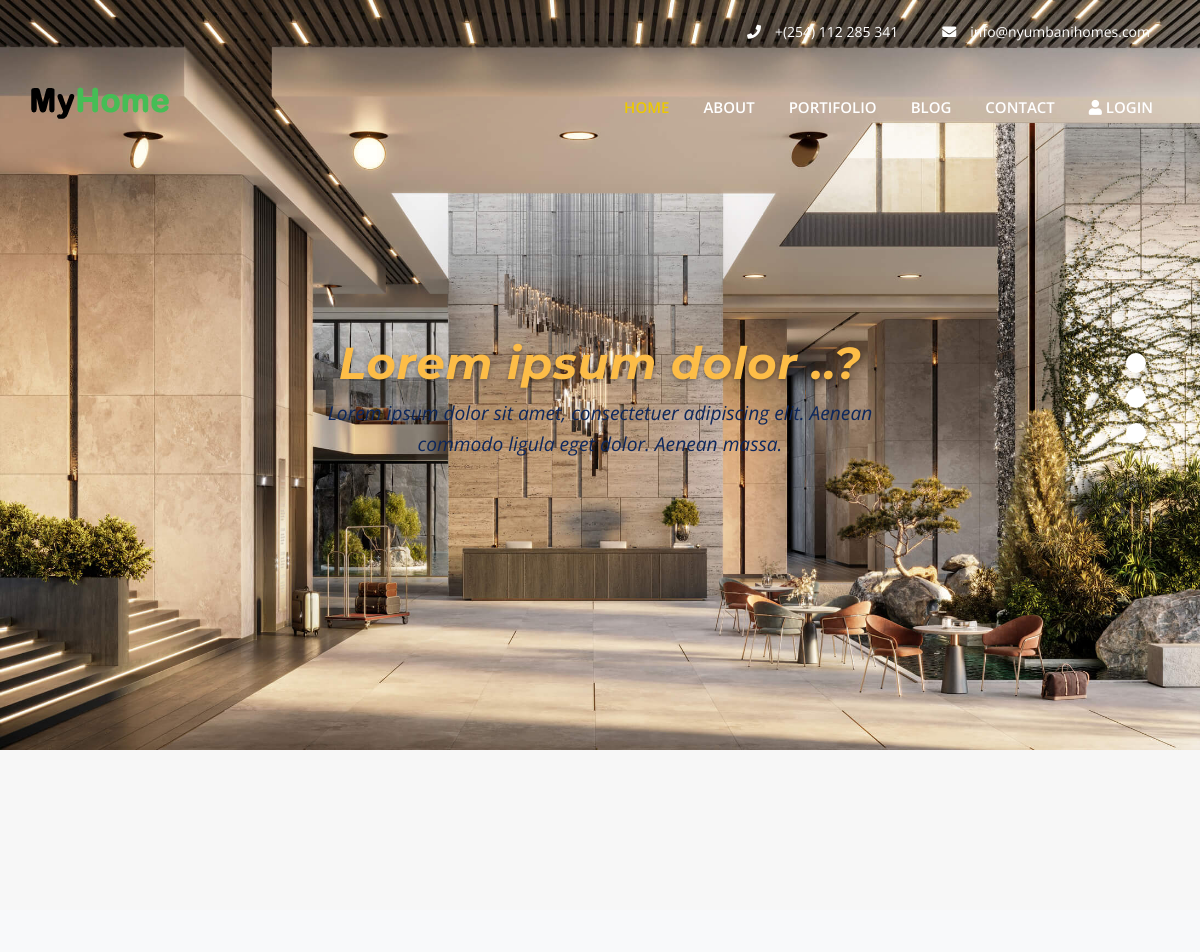
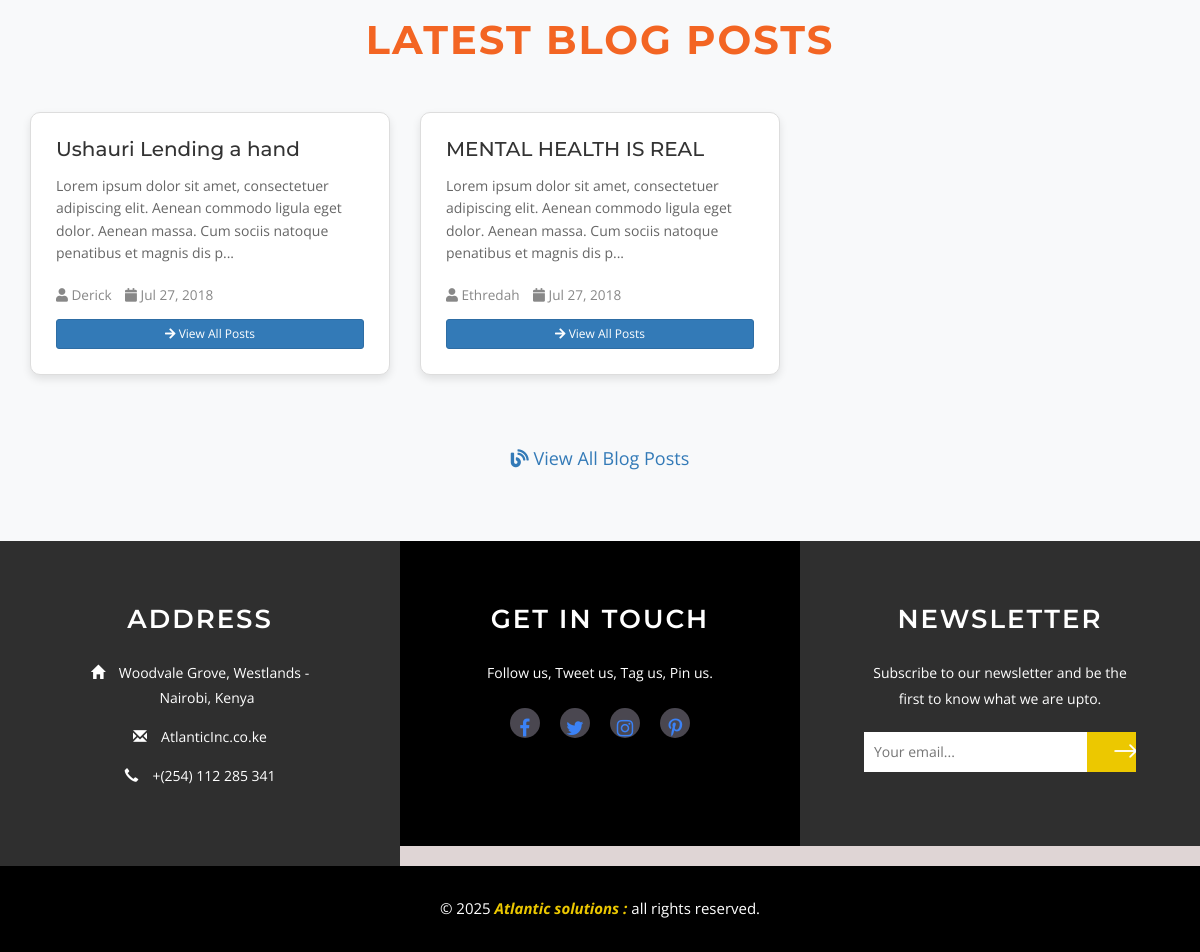
The page / on the database its author committed (2 pictures, top to bottom).
### tables this page shows
CREATE TABLE `posts` (
  `id` int(11) NOT NULL,
  `author` varchar(200) NOT NULL,
  `title` varchar(400) NOT NULL,
  `content` text NOT NULL,
  `date` datetime NOT NULL DEFAULT current_timestamp()
);

### index.php (the view, shortened to what this page needs)
<!DOCTYPE html>
<html lang="en">
<head>
<link href="css/bootstrap.css" rel="stylesheet" type="text/css" media="all" />
<link href="css/style.css" rel="stylesheet" type="text/css" media="all" />
<link rel="stylesheet" href="css/flexslider.css" type="text/css" media="screen" property="" />
<link href="css/font-awesome.css" rel="stylesheet">
<link rel="stylesheet" href="https://cdnjs.cloudflare.com/ajax/libs/font-awesome/5.15.4/css/all.min.css">
</head>
<body>
	<div class="banner">
		<div class="container">
			<div class="w3_agile_banner_top">
				<div class="agile_phone_mail">
					<ul>
						<li><i class="fa fa-phone" aria-hidden="true"></i>+(254) 112 285 341</li>
						<li><i class="fa fa-envelope" aria-hidden="true"></i><a href="mailto:tonniecharles24@gmail.com">info@nyumbanihomes.com</a></li>
					</ul>
				</div>
			</div>
			<div class="agileits_w3layouts_banner_nav">
				<nav class="navbar navbar-default">
					<div class="navbar-header navbar-left">
						<h1><a class="navbar-brand" href="index.php"><img src="images/logo.png" class="img-responsive"></a></h1>
					</div>
					<div class="collapse navbar-collapse navbar-right" id="bs-example-navbar-collapse-1">
						<nav class="cl-effect-13" id="cl-effect-13">
						<ul class="nav navbar-nav">
							<li class="active"><a href="index.php">Home</a></li>
							<li><a href="about.php">About</a></li>
							<li><a href="portfolio.php">Portifolio</a></li>
							<li><a href="blog.php">Blog</a></li>
							<li><a href="contact.php">Contact</a></li>
							<li><a href="./admin"><i class="fas fa-user"> </i> Login</a></li>
						</ul>
					</nav>
					</div>
				</nav>
			</div>
			<div class="wthree_banner_info">
				<section class="slider">
					<div class="flexslider">
						<ul class="slides">
							<li>
								<h3>Lorem ipsum dolor ..?</h3>
								<p>Lorem ipsum dolor sit amet, consectetuer adipiscing elit. Aenean commodo ligula eget dolor. Aenean massa.</p>
							</li>
						</ul>
					</div>
				</section>
			</div>
		</div>
	</div>
<div class="process all_pad agileits">
</div>
<?php
require_once "admin/functions/db.php";
$sql = "SELECT * FROM posts ORDER BY date DESC LIMIT 3";
$stmt = $db->prepare($sql);
$stmt->execute();
$recent_posts = $stmt->fetchAll(PDO::FETCH_ASSOC);
?>
<div class="gallery" style="background: #f8f9fa; padding: 60px 0;">
  <div class="container">
    <h2 class="w3l_head w3l_head1" style="text-align: center; margin-bottom: 50px;">Latest Blog Posts</h2>
    <div class="wthree_gallery_grids">
      <div class="row">
        <?php
          if (empty($recent_posts)) {
            echo "<div class='col-md-12 text-center'><p style='color: #666; font-size: 18px;'>No blog posts available yet. Check back soon for updates!</p></div>";
          } else {
            foreach ($recent_posts as $post) {
              $title = htmlspecialchars($post["title"]);
              $excerpt = substr(strip_tags($post["content"]), 0, 150) . "...";
              $author = htmlspecialchars($post["author"]);
              $date = date("M j, Y", strtotime($post["date"]));
              echo '
              <div class="col-md-4">
                <div class="blog-card" style="border: 1px solid #ddd; padding: 25px; margin-bottom: 30px; border-radius: 10px; background: #fff; box-shadow: 0 4px 8px rgba(0,0,0,0.1); transition: transform 0.3s ease;">
                  <h4 style="color: #333; margin-bottom: 15px; font-size: 20px;">' . $title . '</h4>
                  <p style="color: #666; line-height: 1.6; margin-bottom: 20px;">' . $excerpt . '</p>
                  <div style="display: flex; justify-content: space-between; align-items: center; margin-bottom: 15px;">
                    <small style="color: #888;">
                      <i class="fa fa-user"></i> ' . $author . '
                      <i class="fa fa-calendar" style="margin-left: 10px;"></i> ' . $date . '
                    </small>
                  </div>
                  <a href="blog.php" class="btn btn-primary btn-sm" style="width: 100%;">
                    <i class="fa fa-arrow-right"></i> View All Posts
                  </a>
                </div>
              </div>';
            }
          }
        ?>
      </div>
      <?php if (!empty($recent_posts)): ?>
      <div class="row">
        <div class="col-md-12 text-center">
          <a href="blog.php" class="btn btn-outline-primary btn-lg" style="margin-top: 30px;">
            <i class="fa fa-blog"></i> View All Blog Posts
          </a>
        </div>
      </div>
      <?php endif; ?>
    </div>
  </div>
</div>
	<?php
		include("footer.php");
	?>

### css/style.css (style rules this page uses)
html, body { font-size: 100%; font-family: 'Open Sans', sans-serif; background:#dfd5d5; margin: 0; }
p,ul li,ol li { margin:0; font-size:14px; }
h1,h2,h3,h4,h5,h6 { font-family: 'Montserrat', sans-serif; margin:0; }
ul,label { margin:0; padding:0; }
input[type="submit"],input[type="reset"],a,.agileinfo_services_grid1_pos,.agileinfo_services_grid1 h4,.simplefilter li { -webkit-transition: 0.5s ease-in; -moz-transition: 0.5s ease-in; -ms-transition: 0.5s ease-in; -o-transition: 0.5s ease-in; transition:0.5s ease-in; }
.banner { background:url(../images/banner.jpg) no-repeat 0px 0px; background-size:cover; -webkit-background-size:cover; -moz-background-size:cover; -o-background-size:cover; -ms-background-size:cover; min-height:750px; }
.agile_phone_mail { text-align: right; padding: 1em 0; }
.agile_phone_mail ul li { display: inline-block; padding: 6px 20px; color: #fff; }
.agile_phone_mail ul li a { text-decoration:none; color:#fff; }
.agile_phone_mail ul li i { padding-right:1em; }
.agileits_w3layouts_banner_nav { padding:1em 0; }
.navbar-default { background: none; border: none; }
.navbar { border-radius: 0; margin-bottom:0; }
.navbar-default .navbar-brand,.navbar-default .navbar-brand:hover, .navbar-default .navbar-brand:focus { color: #ecc800; }
.navbar-nav { float: right; }
.navbar-brand { padding: 0; font-size: 45px; line-height: 45px; height: 45px; letter-spacing: 1px; }
.navbar-collapse { padding: 0; }
.navbar-nav > li > a { text-transform: uppercase; padding:14px 15px; font-weight: 600; font-size: 15px; }
.navbar-right { width: 58%; margin-right: 0; }
.navbar-default .navbar-nav > li > a { color: #fff; }
.navbar { min-height: 45px; }
.navbar-nav { margin: 0.2em 0 0; }
.navbar-default .navbar-nav > .active > a, .navbar-default .navbar-nav > .active > a:hover, .navbar-default .navbar-nav > .active > a:focus { color: #ecc800; background-color:transparent; }
.navbar-nav > li { margin: 0 2px; }
.wthree_banner_info { width:100%; max-width:1200px; margin:12em auto 0; padding:0 1.5rem; text-align:center; position:relative; overflow:hidden; }
.wthree_banner_info::before { content:""; position:absolute; inset:0; background:linear-gradient(135deg,rgba(10,22,34,.75),rgba(0,0,0,.55)); z-index:-1; }
.slider, .flexslider, .flexslider .slides, .flexslider .slides li { margin:0; padding:0; list-style:none; }
.flexslider { overflow:hidden; }
.flexslider .slides li { display:none; }
.flexslider .slides li.flex-active-slide { display:block; }
.wthree_banner_info h3 { font-size:clamp(1.8rem,4vw,2.8rem); font-weight:700; letter-spacing:.02em; margin-bottom:.6rem; color:#fdbd47; text-shadow:0 2px 4px rgba(0,0,0,.35); }
.wthree_banner_info p { font-size:clamp(1rem,2.3vw,1.2rem); line-height:1.6; max-width:60ch; margin:0 auto; color:#0d275c; }
.flexslider li { display:inline-block; margin-top:.75rem; font-style:italic; font-size:1rem; color:orange; }
.process { background: #f7f7f7; }
.process { background: #f7f7f7; padding: 5em 0; }
.w3l_head { font-size: 40px; text-align: center; margin-bottom: 0px; font-weight: 700; text-transform: uppercase; letter-spacing: 2px; color:#f36523; }
.wthree_gallery_grids { margin:3em 0 0; }
.gallery { padding:5em 0; }

### css/flexslider.css (style rules this page uses)
.slides, .flex-control-nav, .flex-direction-nav { margin: 0; padding: 0; list-style: none; }
.flexslider .slides > li { display: none; -webkit-backface-visibility: hidden; }
.slides:after { content: "."; display: block; clear: both; visibility: hidden; line-height: 0; height: 0; }
.flexslider { border: 0px; position: relative; zoom: 1; }
.flexslider .slides { zoom: 1; }

### rows shown on the page
posts: title "Ushauri Lending a hand", content "Lorem ipsum dolor sit amet, consectetuer adipiscing elit. Aenean commodo ligula eget dolor. Aenean massa. Cum sociis natoque penatibus et magnis dis p...", author "Derick", date "Jul 27, 2018"
posts: title "MENTAL HEALTH IS REAL", content "Lorem ipsum dolor sit amet, consectetuer adipiscing elit. Aenean commodo ligula eget dolor. Aenean massa. Cum sociis natoque penatibus et magnis dis p...", author "Ethredah", date "Jul 27, 2018"
